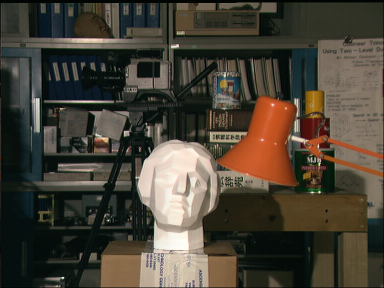
#> input picture Week_3/tsukuba_left.png, 384 x 288 px
$ jupyter execute Weekly3_Challenge.ipynb
#> lines starting #> are read from the running program, lines starting #| are printed output that depends on the picture
[cell 1]
import cv2
from matplotlib import pyplot as plt
import numpy as np

plt.gray()

[cell 2]
def SAD_slow(first,second):
    difference = 0
    for y in range(first.shape[0]):
        for x in range(first.shape[1]):
            difference = difference + np.abs(first[x,y].astype('float')-second[x,y].astype('float'))
    return difference

def SAD(left_img,right_img):
     return np.sum(np.abs(np.subtract(left_img, right_img, dtype=float)))

def patch_matching(patch,span):
    patch_width = patch.shape[1]
    dif = np.zeros(span.shape[1]-patch_width)

    for disp in range(span.shape[1]-patch_width):
        # crop image in size of template
        # start from 0-7 end at end-7
        roi = span[:, disp:disp+patch_width]
        dif[disp] = SAD(patch,roi)

    disp_best = np.argmin(dif)
    value_min = dif[disp_best]
    return disp_best

[cell 3]
# import images

img_left = cv2.imread("tsukuba_left.png")
#> img_left is the input picture: shape (288, 384, 3); mean B, G, R 54.7, 66.6, 73.2
img_left = cv2.cvtColor(img_left, cv2.COLOR_BGR2RGB)
img_gray_left = cv2.cvtColor(img_left, cv2.COLOR_RGB2GRAY)
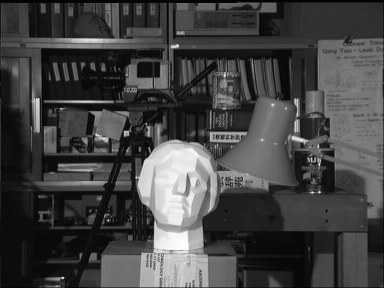
#> img_gray_left: shape (288, 384); min 0, max 253, mean 67.3


img_right = cv2.imread("tsukuba_right.png")
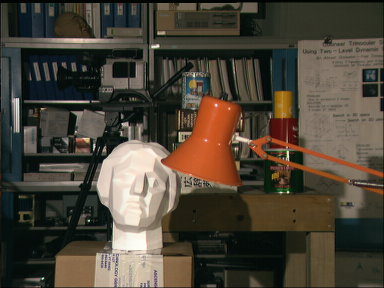
#> input picture Week_3/tsukuba_right.png, 384 x 288 px
#> img_right is the input picture: shape (288, 384, 3); mean B, G, R 55.6, 68.2, 75.9
img_right = cv2.cvtColor(img_right, cv2.COLOR_BGR2RGB)
img_gray_right = cv2.cvtColor(img_right, cv2.COLOR_RGB2GRAY)
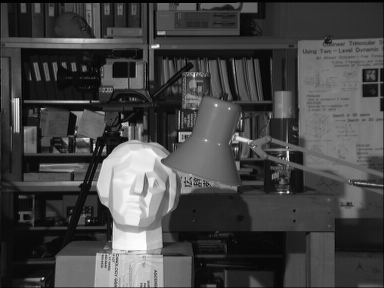
#> img_gray_right: shape (288, 384); min 0, max 253, mean 69.1

f, (ax_left, ax_right) = plt.subplots(1, 2, figsize=(12,12))
ax_left.imshow(img_gray_left)
ax_right.imshow(img_gray_right)
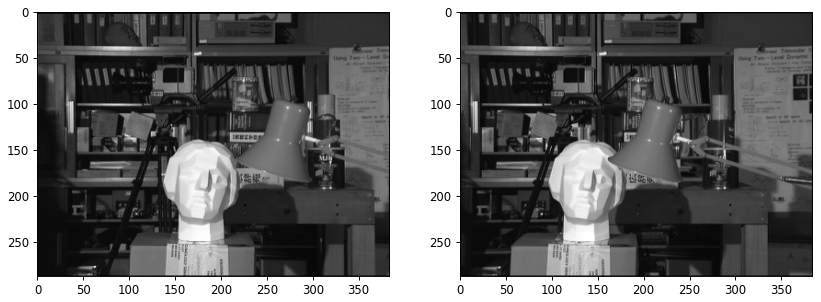
#> figure drawn by matplotlib, 2 panels

[cell 4]
patch_size = 15

left = img_gray_left[100:,100:300]
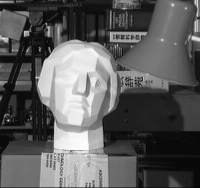
#> left: shape (188, 200); min 2, max 253, mean 91.9
plt.imshow(left)
right = img_gray_right[100:,100:300]
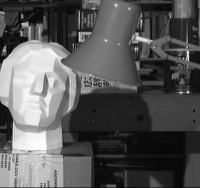
#> right: shape (188, 200); min 0, max 253, mean 87.8
disp_mat = np.zeros_like(left)

for y in range(left.shape[0]-patch_size):
    # get span
    span = right[y:y+patch_size,:]
    for x in range(left.shape[1]-patch_size):
            #print(x,y)

            # get the patch
            patch = left[y:y+patch_size,x:x+patch_size]
            disp_mat[y,x] = patch_matching(patch,span)

# print(disp_mat)
